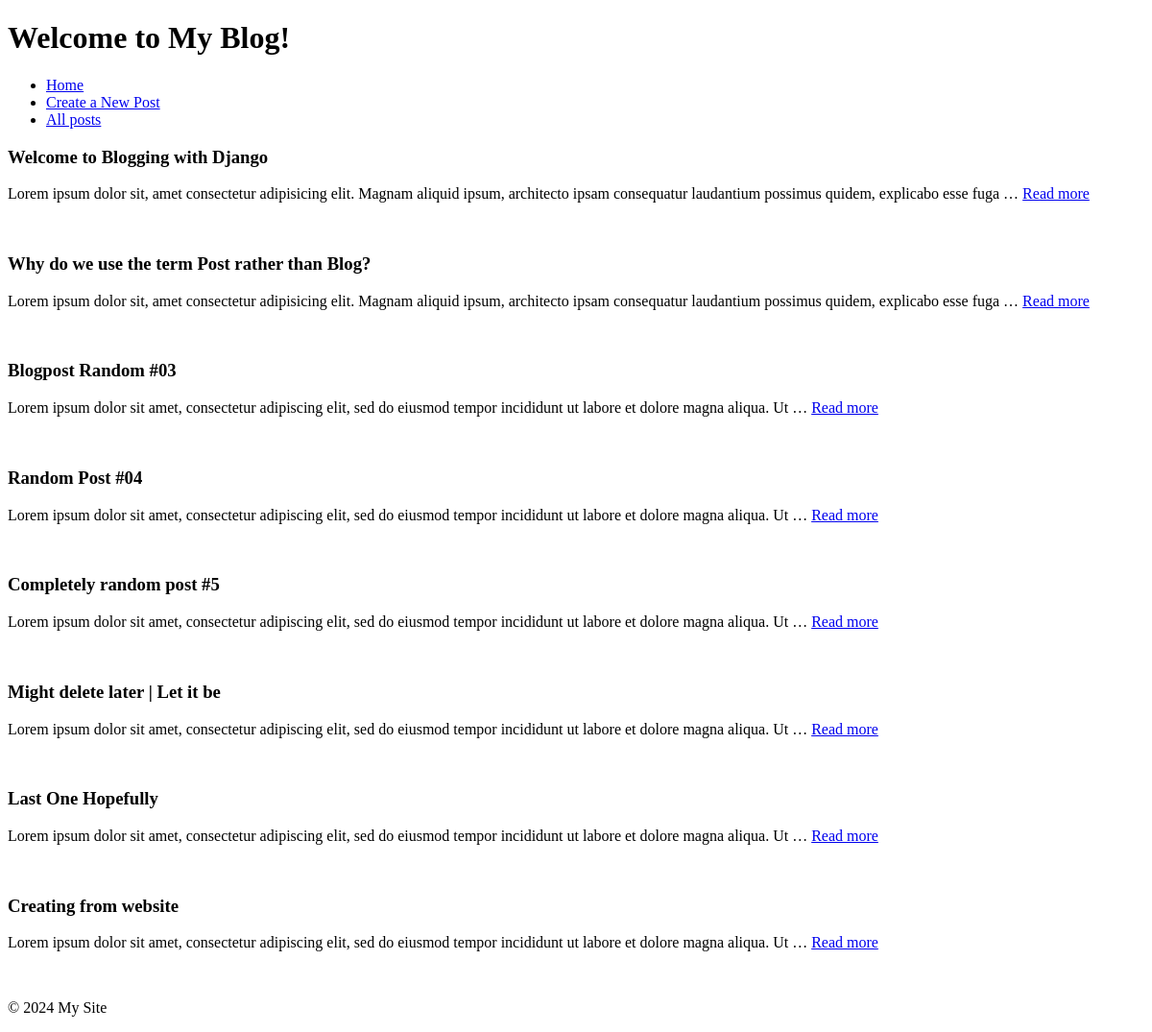
Before: /all-posts with the older database file.
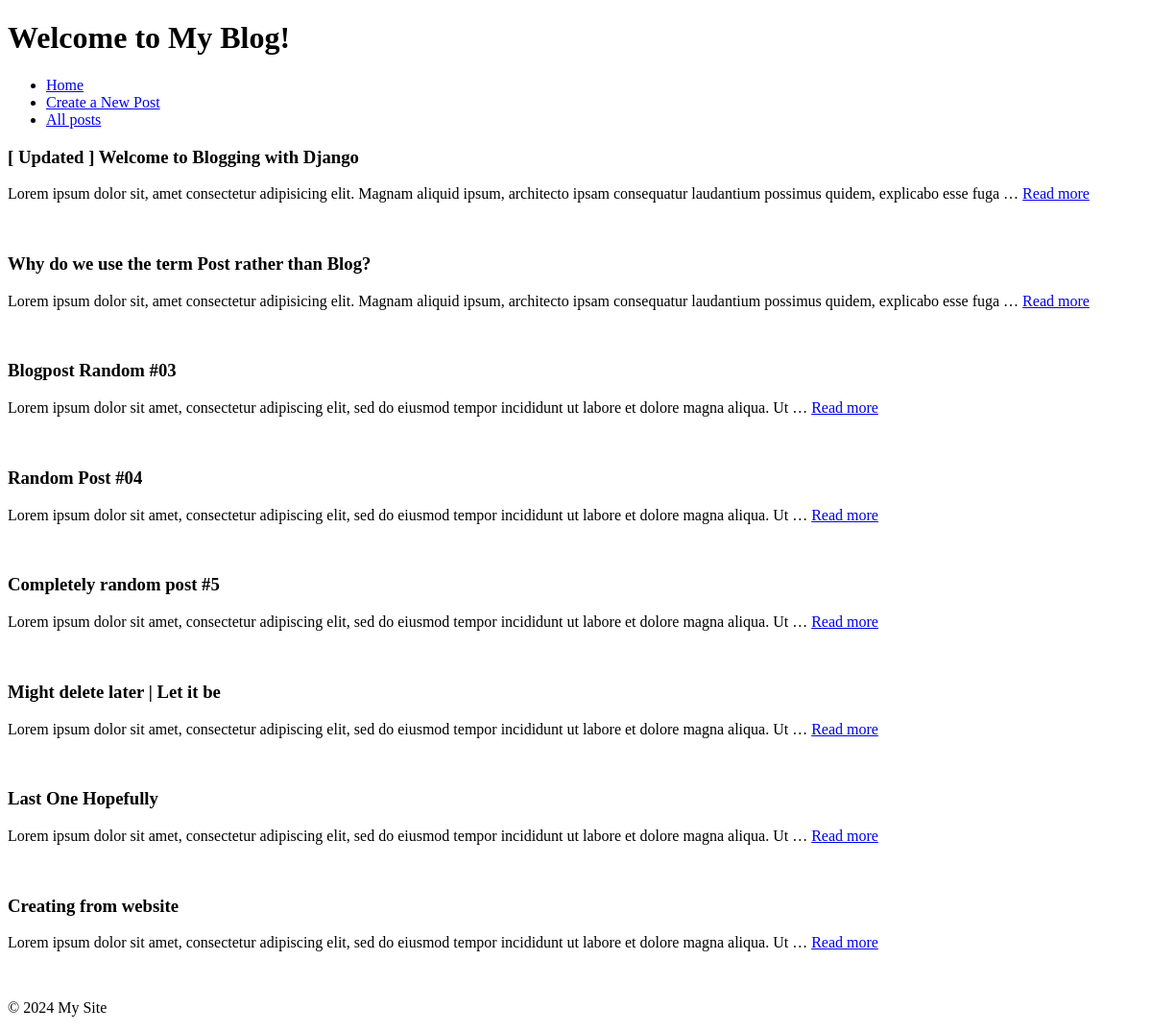
After: the same page with the newer database file.
### blog/models.py (models this page shows)
class BlogPost(models.Model):
    title = models.CharField(max_length=200)
    content = models.TextField()
    created_at = models.DateTimeField(auto_now_add=True)
    updated_at = models.DateTimeField(auto_now=True)
    def __str__(self):
        return self.title

### blog/views.py (the view)
# urls.py: path("all-posts", views.all_posts, name="all_posts"),
def all_posts(request):
    posts = BlogPost.objects.all()
    context = {"posts":posts}
    return render(request, "all_posts.html", context)

### blog/templates/all_posts.html (shortened to what this page needs)
{% extends 'base.html' %}
{% block content %}
    {% for post in posts %}
    <div class="post">
        <h3>{{ post }}</h3>
        <p>
            {{ post.content|truncatewords:20 }}
            <a href="{% url 'blog' post.title %}">Read more</a>
        </p>
    </div>
    <br>
    {% endfor %}
{% endblock %}

### blog/templates/base.html (shortened to what this page needs)
<!DOCTYPE html>
<html lang="en">
<head>
</head>
<body>
    <header>
        <h1>Welcome to My Blog!</h1>
    </header>
    <nav>
        <ul>
            <li><a href="/">Home</a></li>
            <li><a href="/create">Create a New Post</a></li>
            <li><a href="/all-posts">All posts</a></li>
        </ul>
    </nav>
    {% block content %}
    {% endblock %}
</body>
<footer>
    <p>&copy; 2024 My Site</p>
</footer>
</html>

Changed rows visible on the page:
changed BlogPost: title "Welcome to Blogging with Django" → "[ Updated ] Welcome to Blogging with Django"
